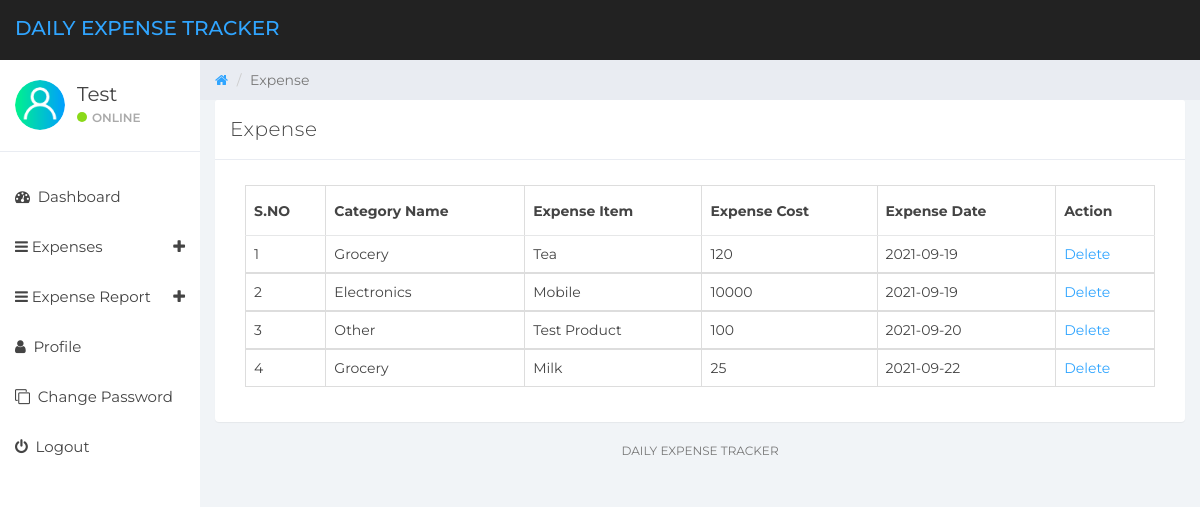
The page /Expense_Tracker/manage-expense.php (signed in) on the database its author committed.
### tables this page shows
CREATE TABLE `tbluser` (
  `ID` int(10) NOT NULL,
  `FullName` varchar(150) DEFAULT NULL,
  `Email` varchar(200) DEFAULT NULL,
  `MobileNumber` bigint(10) DEFAULT NULL,
  `Password` varchar(200) DEFAULT NULL,
  `RegDate` timestamp NOT NULL DEFAULT current_timestamp()
);

CREATE TABLE `tblexpense` (
  `ID` int(10) NOT NULL,
  `UserId` int(10) NOT NULL,
  `ExpenseDate` date DEFAULT NULL,
  `CategoryName` varchar(200) DEFAULT NULL,
  `ExpenseItem` varchar(200) DEFAULT NULL,
  `ExpenseCost` varchar(200) DEFAULT NULL,
  `NoteDate` timestamp NULL DEFAULT current_timestamp()
);

### Expense_Tracker/manage-expense.php (the view, shortened to what this page needs)
  <?php
if (strlen($_SESSION['detsuid']==0)) {
  header('location:logout.php');
  } else{
?>
<!DOCTYPE html>
<html>
<head>
	<link href="css/bootstrap.min.css" rel="stylesheet">
	<link href="css/font-awesome.min.css" rel="stylesheet">
	<link href="css/datepicker3.css" rel="stylesheet">
	<link href="css/styles.css" rel="stylesheet">
</head>
<body>
	<?php include_once('includes/header.php');?>
	<?php include_once('includes/sidebar.php');?>
	<div class="col-sm-9 col-sm-offset-3 col-lg-10 col-lg-offset-2 main">
		<div class="row">
			<ol class="breadcrumb">
				<li><a href="#">
					<em class="fa fa-home"></em>
				</a></li>
				<li class="active">Expense</li>
			</ol>
		</div>
		<div class="row">
			<div class="col-lg-12">
				<div class="panel panel-default">
					<div class="panel-heading">Expense</div>
					<div class="panel-body">
						<div class="col-md-12">
							<div class="table-responsive">
            <table class="table table-bordered mg-b-0">
              <thead>
                <tr>
                  <th>S.NO</th>
                  <th>Category Name</th>
                  <th>Expense Item</th>
                  <th>Expense Cost</th>
                  <th>Expense Date</th>
                  <th>Action</th>
                </tr>
              </thead>
              <?php
              $userid=$_SESSION['detsuid'];
$ret=mysqli_query($con,"select * from tblexpense where UserId='$userid'");
$cnt=1;
while ($row=mysqli_fetch_array($ret)) {
?>
              <tbody>
                <tr>
                  <td><?php echo $cnt;?></td>
              <td><?php  echo $row['CategoryName'];?></td>
                  <td><?php  echo $row['ExpenseItem'];?></td>
                  <td><?php  echo $row['ExpenseCost'];?></td>
                  <td><?php  echo $row['ExpenseDate'];?></td>
                  <td><a href="manage-expense.php?delid=<?php echo $row['ID'];?>">Delete</a>
                </tr>
                <?php
$cnt=$cnt+1;
}?>
              </tbody>
            </table>
          </div>
						</div>
					</div>
				</div>
			</div>
			<?php include_once('includes/footer.php');?>
		</div>
	</div>
</body>
</html>
<?php }  ?>

### Expense_Tracker/includes/header.php (shortened to what this page needs)
<nav class="navbar navbar-custom navbar-fixed-top" role="navigation">
        <div class="container-fluid">
            <div class="navbar-header">
                <a class="navbar-brand" href="dashboard.php"><span>Daily Expense Tracker</span></a>
            </div>
        </div>
    </nav>

### Expense_Tracker/includes/sidebar.php (shortened to what this page needs)
<?php
include('includes/dbconnection.php');
?>
<div id="sidebar-collapse" class="col-sm-3 col-lg-2 sidebar">
        <div class="profile-sidebar">
            <div class="profile-userpic">
                <img src="assets/images/user.png" class="img-responsive" alt="User Logo">
            </div>
            <div class="profile-usertitle">
                <?php
$uid=$_SESSION['detsuid'];
$ret=mysqli_query($con,"select FullName from tbluser where ID='$uid'");
$row=mysqli_fetch_array($ret);
$name=$row['FullName'];
?>
                <div class="profile-usertitle-name"><?php echo $name; ?></div>
                <div class="profile-usertitle-status"><span class="indicator label-success"></span>Online</div>
            </div>
        </div>
        <ul class="nav menu">
            <li><a href="dashboard.php"><em class="fa fa-dashboard">&nbsp;</em> Dashboard</a></li>
            <li class="parent "><a data-toggle="collapse" href="#sub-item-1">
                <em class="fa fa-navicon">&nbsp;</em>Expenses <span data-toggle="collapse" href="#sub-item-1" class="icon pull-right"><em class="fa fa-plus"></em></span>
                </a>
            </li>
  <li class="parent "><a data-toggle="collapse" href="#sub-item-2">
                <em class="fa fa-navicon">&nbsp;</em>Expense Report <span data-toggle="collapse" href="#sub-item-1" class="icon pull-right"><em class="fa fa-plus"></em></span>
                </a>
            </li>
            <li><a href="user-profile.php"><em class="fa fa-user">&nbsp;</em> Profile</a></li>
             <li><a href="change-password.php"><em class="fa fa-clone">&nbsp;</em> Change Password</a></li>
<li><a href="logout.php"><em class="fa fa-power-off">&nbsp;</em> Logout</a></li>
        </ul>
    </div>

### Expense_Tracker/includes/footer.php
<div class="col-sm-12">
				<p class="back-link">Daily Expense Tracker</p>
			</div>

### Expense_Tracker/css/styles.css (style rules this page uses)
body { background: #f1f4f7; padding-top: 60px; font-size: 14px; color: #444444; font-family: "Montserrat", "Helvetica Neue", Helvetica, Arial, sans-serif; }
p { color: #777; }
a, a:hover, a:focus { color: #30a5ff; }
.navbar-custom { background: #222; height: 60px; }
.navbar-header .navbar-brand { color: #fff; font-size: 20px; text-transform: uppercase; font-weight: 500; height: 60px; padding-top: 18px; }
.navbar-header .navbar-brand span { color: #30a5ff; }
.label-success { background-color: #8ad919; }
.panel { border: 0; }
.panel-heading { font-size: 20px; font-weight: 300; letter-spacing: 0.025em; height: 60px; line-height: 38px; }
.panel-default .panel-heading { background: #fff; border-bottom: 1px solid #e9ecf2; color: #444444; }
.navbar { border: 0; }
.sidebar { display: block; padding: 0; display: none; box-shadow: none; background: #fff; }
.sidebar ul { margin: 20px 0px; }
@media (min-width: 768px) { .sidebar { display: block; position: fixed; top: 60px; bottom: 0; left: 0; z-index: 1000; display: block; margin: 0; padding: 0; overflow-x: hidden; overflow-y: auto; } }
@media (min-width: 768px) { .navbar-header { width: 100%; } }
.sidebar ul.nav li a { height: 50px; font-size: 15px; line-height: 2em; color: #444444; }
.profile-sidebar { padding: 10px 0; border-bottom: 1px solid #e9ecf2; }
.indicator { width: 10px; height: 10px; display: inline-block; border-radius: 9999px; margin-right: 5px; }
.profile-userpic img { float: left; margin: 10px 0px 0px 15px; width: 50px; height: 50px; border-radius: 9999px !important; }
.profile-usertitle { float: left; text-align: left; margin: 10px 0 0 12px; }
.profile-usertitle-name { font-size: 20px; margin-bottom: 0px; }
.profile-usertitle-status { text-transform: uppercase; color: #AAA; font-size: 12px; font-weight: 600; margin-bottom: 15px; }
.breadcrumb { border-radius: 0; padding: 10px 15px 10px 15px; background: #e9ecf2; margin: 0; }
.table { background: #fff; }
.table > thead > tr > th { border-bottom: 1px solid #e6e7e8; vertical-align: middle; height: 50px; }
p.back-link { text-align: center; margin-bottom: 20px; font-size: 12px; text-transform: uppercase; }

### rows shown on the page
tbluser: FullName "Test"
tblexpense: CategoryName "Grocery", ExpenseItem "Tea", ExpenseCost "120", ExpenseDate "2021-09-19"
tblexpense: CategoryName "Electronics", ExpenseItem "Mobile", ExpenseCost "10000", ExpenseDate "2021-09-19"
tblexpense: CategoryName "Other", ExpenseItem "Test Product", ExpenseCost "100", ExpenseDate "2021-09-20"
tblexpense: CategoryName "Grocery", ExpenseItem "Milk", ExpenseCost "25", ExpenseDate "2021-09-22"
